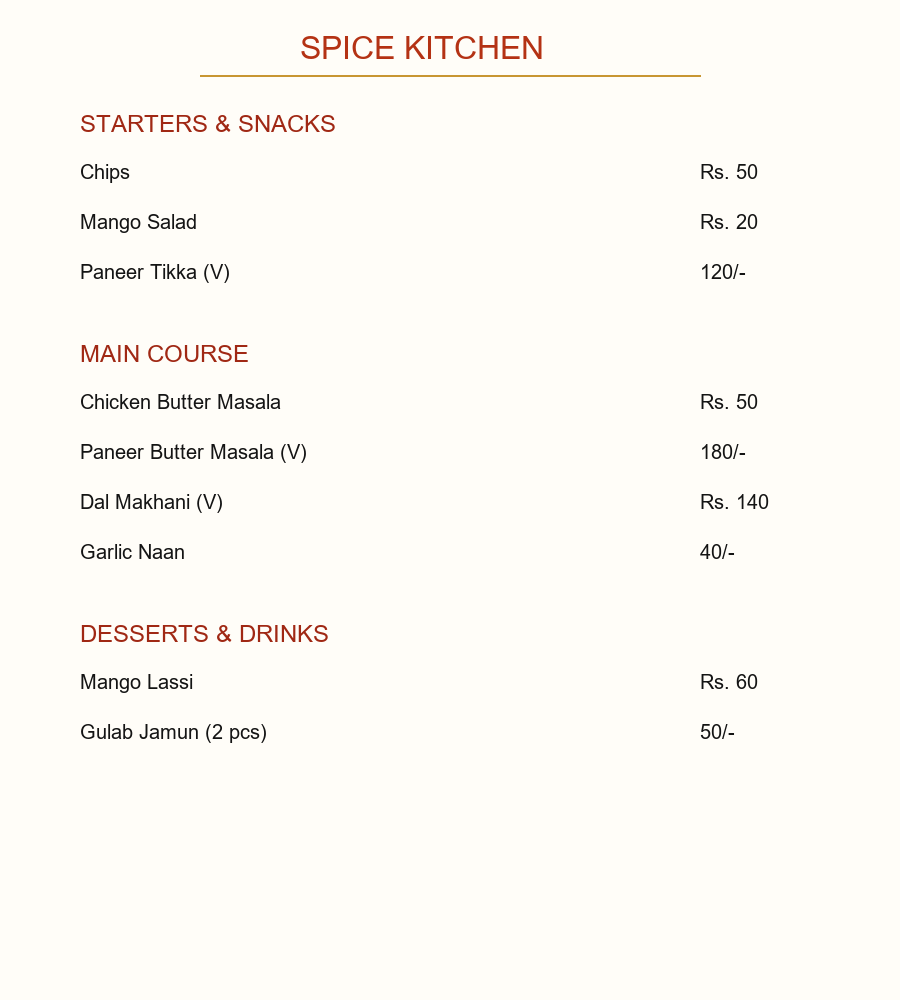
#> input picture examples/indian_menu.png, 900 x 1000 px
$ python -i preprocessing.py   (imports and definitions only)   (older library calls are emulated)
#> lines starting #> are read from the running program, lines starting #| are printed output that depends on the picture; after the words box and inside, x2 and y2 are one past the last pixel; in counts of white or black regions, pixels touching at a corner belong together
"""
Image preprocessing and enhancement module for menu text recognition.
Provides deskewing, illumination normalization, contrast enhancement, and noise reduction.
Supports PIL Image objects, raw byte streams, numpy arrays, and file paths.
"""

from typing import Tuple, Optional, Dict, Any, Union
from pathlib import Path
import io
import numpy as np
import cv2
from PIL import Image


class Preprocessor:
    """Performs image enhancement and normalization on menu photos and scans."""

    def __init__(
        self,
        enable_deskew: bool = True,
        enable_illumination_norm: bool = True,
        enable_clahe: bool = True,
        max_dimension: int = 2400,
        min_dimension: int = 1400,
    ):

        self.enable_deskew = enable_deskew
        self.enable_illumination_norm = enable_illumination_norm
        self.enable_clahe = enable_clahe
        self.max_dimension = max_dimension
        self.min_dimension = min_dimension

    def resize_if_needed(self, image: np.ndarray) -> Tuple[np.ndarray, float]:
        """Rescales the image to an optimal resolution range for text detection."""
        h, w = image.shape[:2]
        scale = 1.0

        if max(h, w) > self.max_dimension:
            scale = self.max_dimension / float(max(h, w))
        elif max(h, w) < self.min_dimension:
            scale = self.min_dimension / float(max(h, w))

        if scale != 1.0:
            new_w = int(w * scale)
            new_h = int(h * scale)
            resized = cv2.resize(image, (new_w, new_h), interpolation=cv2.INTER_AREA if scale < 1.0 else cv2.INTER_CUBIC)
            return resized, scale
        return image, scale

    def estimate_skew_angle(self, gray: np.ndarray) -> float:
        """Estimates skew angle in degrees using edge detection and Hough line transform."""
        try:
            edges = cv2.Canny(gray, 50, 150, apertureSize=3)
            lines = cv2.HoughLinesP(
                edges, 1, np.pi / 180, threshold=100, minLineLength=80, maxLineGap=10
            )
            if lines is None:
                return 0.0

            angles = []
            for line in lines:
                x1, y1, x2, y2 = line[0]
                angle = np.degrees(np.arctan2(y2 - y1, x2 - x1))
                # Only consider near-horizontal lines (-30 to +30 deg)
                if -30.0 <= angle <= 30.0:
                    angles.append(angle)

            if not angles:
                return 0.0

            median_angle = float(np.median(angles))
            return median_angle
        except Exception:
            return 0.0

    def rotate_image(self, image: np.ndarray, angle: float) -> np.ndarray:
        """Rotates an image by a specified angle while expanding boundaries to prevent cropping."""
        h, w = image.shape[:2]
        center = (w // 2, h // 2)

        rot_mat = cv2.getRotationMatrix2D(center, angle, 1.0)
        cos = np.abs(rot_mat[0, 0])
        sin = np.abs(rot_mat[0, 1])

        new_w = int((h * sin) + (w * cos))
        new_h = int((h * cos) + (w * sin))

        rot_mat[0, 2] += (new_w / 2) - center[0]
        rot_mat[1, 2] += (new_h / 2) - center[1]

        rotated = cv2.warpAffine(
            image,
            rot_mat,
            (new_w, new_h),
            flags=cv2.INTER_CUBIC,
            borderMode=cv2.BORDER_REPLICATE,
        )
        return rotated

    def normalize_illumination(self, image: np.ndarray) -> np.ndarray:
        """Removes shadows and uneven background lighting using morphological background division."""
        if len(image.shape) == 3:
            planes = cv2.split(image)
            norm_planes = []
            for plane in planes:
                dilated = cv2.dilate(plane, np.ones((7, 7), np.uint8))
                bg = cv2.medianBlur(dilated, 21)
                diff = 255 - cv2.absdiff(plane, bg)
                norm = cv2.normalize(
                    diff, None, alpha=0, beta=255, norm_type=cv2.NORM_MINMAX, dtype=cv2.CV_8U
                )
                norm_planes.append(norm)
            return cv2.merge(norm_planes)
        else:
            dilated = cv2.dilate(image, np.ones((7, 7), np.uint8))
            bg = cv2.medianBlur(dilated, 21)
            diff = 255 - cv2.absdiff(image, bg)
            return cv2.normalize(
                diff, None, alpha=0, beta=255, norm_type=cv2.NORM_MINMAX, dtype=cv2.CV_8U
            )

    def apply_clahe(self, image: np.ndarray) -> np.ndarray:
        """Applies Contrast Limited Adaptive Histogram Equalization to boost faint menu text."""
        clahe = cv2.createCLAHE(clipLimit=2.0, tileGridSize=(8, 8))
        if len(image.shape) == 3:
            lab = cv2.cvtColor(image, cv2.COLOR_BGR2LAB)
            l, a, b = cv2.split(lab)
            l_clahe = clahe.apply(l)
            lab_clahe = cv2.merge((l_clahe, a, b))
            return cv2.cvtColor(lab_clahe, cv2.COLOR_LAB2BGR)
        else:
            return clahe.apply(image)

    def sharpen_text(self, image: np.ndarray) -> np.ndarray:
        """Applies unsharp masking to enhance text character edges."""
        gaussian = cv2.GaussianBlur(image, (0, 0), sigmaX=1.5)
        sharpened = cv2.addWeighted(image, 1.4, gaussian, -0.4, 0)
        return sharpened

    def process(
        self,
        image_input: Union[str, Path, np.ndarray, bytes, bytearray, Image.Image, io.BytesIO],
    ) -> Tuple[np.ndarray, Dict[str, Any]]:
        """
        Runs the full preprocessing pipeline on input image.
        Accepts PIL Image, file paths, numpy arrays, BytesIO, or raw bytes.
        Returns: (preprocessed_bgr_image, metadata_dict)
        """
#> called with image_input = '../examples/indian_menu.png'
        if isinstance(image_input, Image.Image):
            pil_rgb = image_input.convert("RGB")
            image = cv2.cvtColor(np.array(pil_rgb), cv2.COLOR_RGB2BGR)
        elif isinstance(image_input, io.BytesIO):
            image_input.seek(0)
            file_bytes = np.frombuffer(image_input.read(), dtype=np.uint8)
            image = cv2.imdecode(file_bytes, cv2.IMREAD_COLOR)
            if image is None:
                pil_rgb = Image.open(image_input).convert("RGB")
                image = cv2.cvtColor(np.array(pil_rgb), cv2.COLOR_RGB2BGR)
        elif isinstance(image_input, (bytes, bytearray)):
            file_bytes = np.frombuffer(image_input, dtype=np.uint8)
            image = cv2.imdecode(file_bytes, cv2.IMREAD_COLOR)
            if image is None:
                raise ValueError("Could not decode image from provided byte buffer.")
        elif isinstance(image_input, (str, Path)):
            image_path_str = str(image_input)
            try:
                pil_img = Image.open(image_path_str).convert("RGB")
#> pil_img is the input picture: PIL image 900x1000 RGB; mean R, G, B 252.4, 249.6, 244.4
                image = cv2.cvtColor(np.array(pil_img), cv2.COLOR_RGB2BGR)
            except Exception:
                try:
                    with open(image_path_str, "rb") as f:
                        file_bytes = np.frombuffer(f.read(), dtype=np.uint8)
                        image = cv2.imdecode(file_bytes, cv2.IMREAD_COLOR)
                except Exception:
                    image = cv2.imread(image_path_str)

            if image is None:
                raise ValueError(f"Could not read image file from path: {image_input}")
        elif isinstance(image_input, np.ndarray):
            if len(image_input.shape) == 2:
                image = cv2.cvtColor(image_input, cv2.COLOR_GRAY2BGR)
            elif image_input.shape[2] == 4:
                image = cv2.cvtColor(image_input, cv2.COLOR_BGRA2BGR)
            else:
                image = image_input.copy()
        else:
            raise TypeError(f"Unsupported image input type: {type(image_input)}")

        orig_h, orig_w = image.shape[:2]
#> orig_h = 1000; orig_w = 900
        metadata: Dict[str, Any] = {
            "original_width": orig_w,
            "original_height": orig_h,
            "skew_angle": 0.0,
            "scale_factor": 1.0,
        }

        # Step 1: Scale to optimal working resolution
        resized, scale = self.resize_if_needed(image)
#> scale = 1.4
        metadata["scale_factor"] = scale

        # Step 2: Invert if dark background (white text on dark background)
        gray = cv2.cvtColor(resized, cv2.COLOR_BGR2GRAY) if len(resized.shape) == 3 else resized
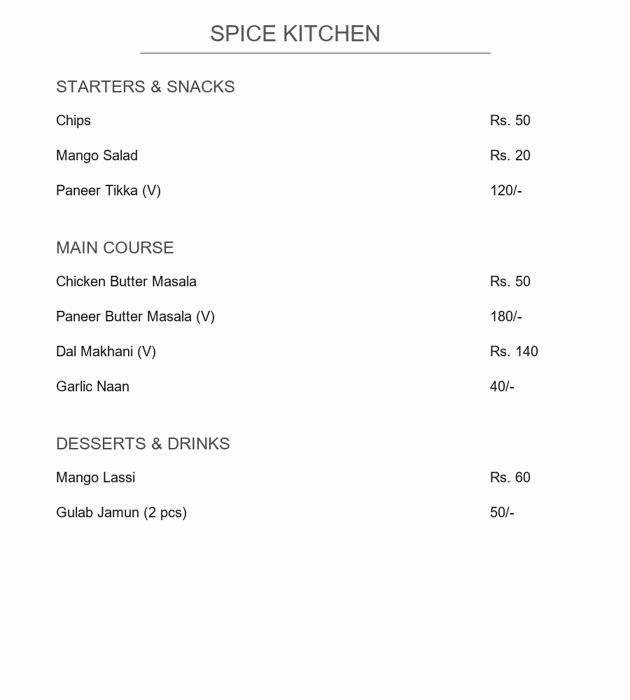
#> gray: shape (1400, 1260) (shown at 1/2 size); min 0, max 255, mean 249.7
        if np.mean(gray) < 115:
            resized = cv2.bitwise_not(resized)
            metadata["inverted_dark_background"] = True

        # Step 3: Deskew if enabled
        if self.enable_deskew:
            gray_for_skew = cv2.cvtColor(resized, cv2.COLOR_BGR2GRAY) if len(resized.shape) == 3 else resized
            angle = self.estimate_skew_angle(gray_for_skew)
#> in estimate_skew_angle, `edges = cv2.Canny(gray, 50, 150, apertureSize=3)`:
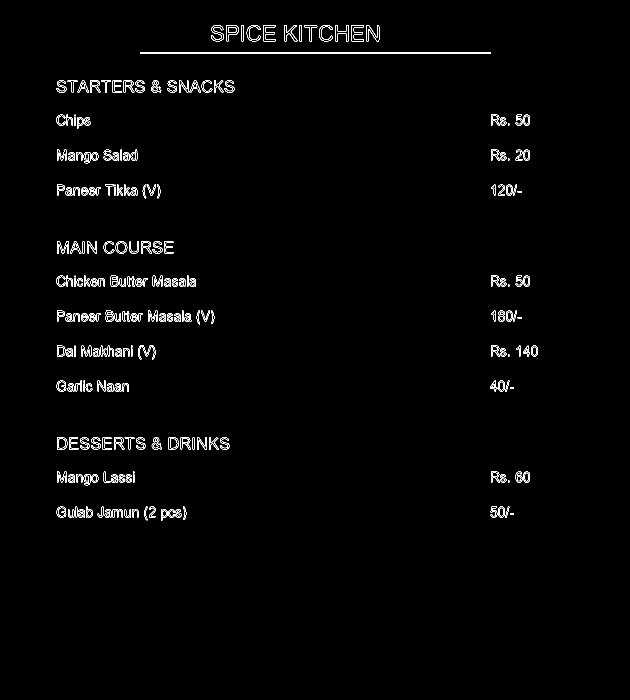
#> edges: shape (1400, 1260) (shown at 1/2 size); 1.3% white in thin lines or dots, all inside (x1, y1, x2, y2) = (113, 50, 1076, 1041)
#> in estimate_skew_angle, `lines = cv2.HoughLinesP( edges, 1, np.pi / 180, threshold=100, minLine..`: lines = 32 rows, first 6: [280, 107, 981, 107], [280, 105, 981, 105], [186, 875, 285, 875], [118, 572, 209, 572], [180, 161, 284, 161], [296, 642, 382, 642]
#> the loop in estimate_skew_angle, `for line in lines:` made 32 passes
#> (x1, y1, x2, y2, angle) on passes 1 to 12: (280, 107, 981, 107, 0), (280, 105, 981, 105, 0), (186, 875, 285, 875, 0), (118, 572, 209, 572, 0), (180, 161, 284, 161, 0), (296, 642, 382, 642, 0), (116, 627, 379, 627, 0), (125, 629, 381, 629, 0), (221, 557, 389, 557, 0), (337, 877, 456, 877, 0), (296, 633, 381, 633, 0), (115, 163, 287, 163, 0)
#> after the loop in estimate_skew_angle, `for line in lines:`: angles = 32 values, max 0 at index 0, min -1.35 at index 22, mean -0.0717
#> in estimate_skew_angle, `median_angle = float(np.median(angles))`: median_angle = 0
#> angle = 0
            metadata["skew_angle"] = angle
            if abs(angle) >= 0.5:
                resized = self.rotate_image(resized, angle)

        # Step 4: Illumination leveling if enabled
        if self.enable_illumination_norm:
            try:
                resized = self.normalize_illumination(resized)
#> the loop in normalize_illumination, `for plane in planes:` made 3 passes
#> after the loop in normalize_illumination, `for plane in planes:`: norm_planes = 3 items
            except Exception:
                pass

        # Step 5: CLAHE Contrast enhancement
        if self.enable_clahe:
            resized = self.apply_clahe(resized)
#> in apply_clahe, `lab = cv2.cvtColor(image, cv2.COLOR_BGR2LAB)`: lab: shape (1400, 1260, 3); mean of channels 0, 1, 2 251.8, 128.3, 128.4
#> in apply_clahe, `l, a, b = cv2.split(lab)`:
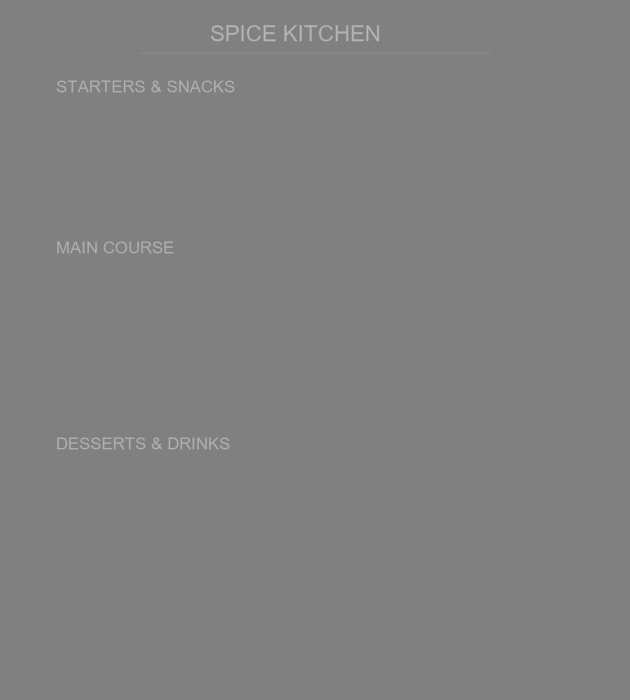
#> a: shape (1400, 1260) (shown at 1/2 size); min 126, max 185, mean 128.3
#> in apply_clahe, `lab_clahe = cv2.merge((l_clahe, a, b))`: lab_clahe: shape (1400, 1260, 3); mean of channels 0, 1, 2 251.7, 128.3, 128.4

        # Step 6: Text edge sharpening
        resized = self.sharpen_text(resized)

        metadata["processed_width"] = resized.shape[1]
        metadata["processed_height"] = resized.shape[0]

        return resized, metadata

>>> result = Preprocessor().process('../examples/indian_menu.png')

$ run again, on examples/sample_menu.png
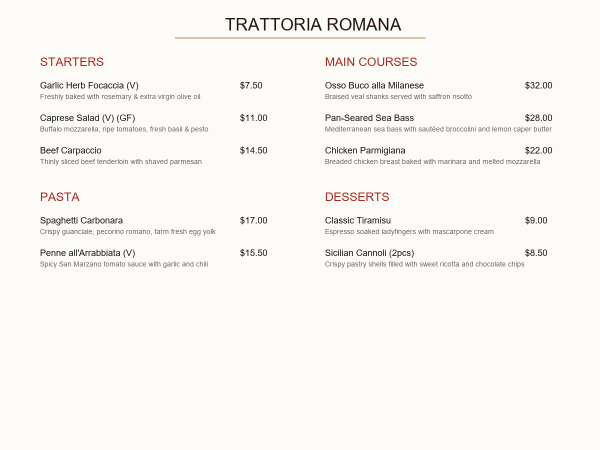
#> input picture examples/sample_menu.png, 1200 x 900 px (shown at 1/2 size)
#> in process, pil_img is the input picture: PIL image 1200x900 RGB; mean R, G, B 248.8, 246.4, 242.4
#> in process, `resized, scale = self.resize_if_needed(image)`: scale = 1.17
#> in estimate_skew_angle, `edges = cv2.Canny(gray, 50, 150, apertureSize=3)`:
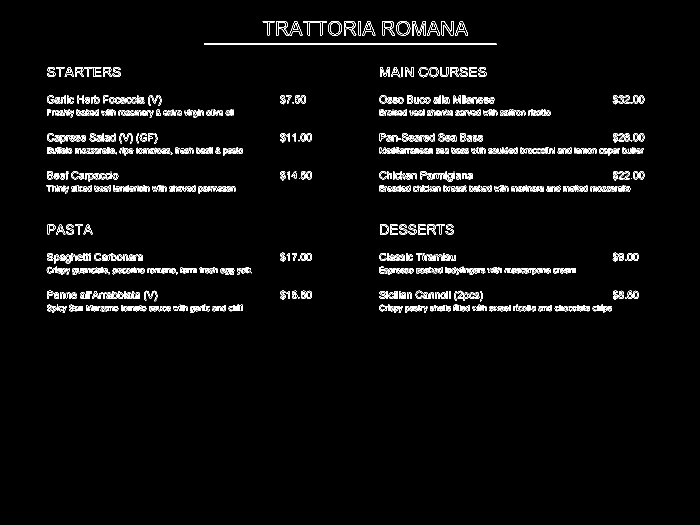
#> edges: shape (1050, 1400) (shown at 1/2 size); 2.7% white in thin lines or dots, all inside (x1, y1, x2, y2) = (93, 42, 1289, 626)
#> lines = 179 rows, first 6: [759, 382, 1259, 382], [1116, 297, 1287, 297], [408, 89, 992, 89], [408, 87, 992, 87], [94, 612, 484, 612], [761, 621, 1222, 621]
#> the loop in estimate_skew_angle, `for line in lines:` made 179 passes
#> (x1, y1, x2, y2, angle) on passes 1 to 3: (759, 382, 1259, 382, 0), (1116, 297, 1287, 297, 0), (408, 89, 992, 89, 0)
#> after the loop in estimate_skew_angle, `for line in lines:`: angles = 179 values, max 1.11 at index 166, min -2 at index 110, mean -0.104
#> median_angle = 0
#> the loop in normalize_illumination, `for plane in planes:` made 3 passes
#> after the loop in normalize_illumination, `for plane in planes:`: norm_planes = 3 items
#> lab: shape (1050, 1400, 3); mean of channels 0, 1, 2 250.2, 128.2, 128.3
#> in apply_clahe, `l, a, b = cv2.split(lab)`:
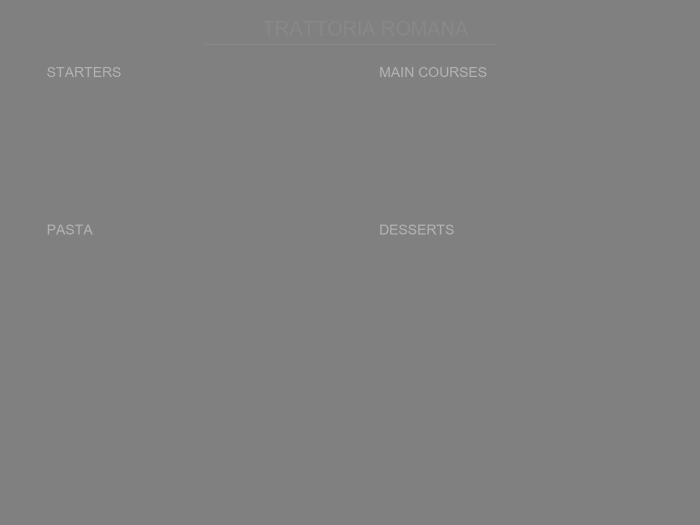
#> a: shape (1050, 1400) (shown at 1/2 size); min 126, max 183, mean 128.2
#> lab_clahe: shape (1050, 1400, 3); mean of channels 0, 1, 2 249.5, 128.2, 128.3
